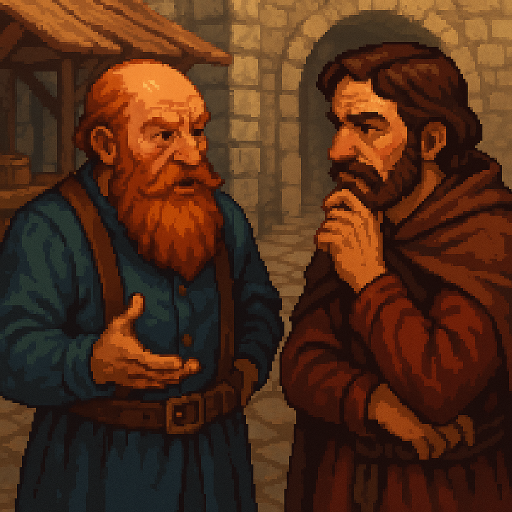
#> input picture img/merchants.png, 1024 x 1024 px, found by its file name (shown at 1/2 size); its folder holds only this picture in this run
$ python process_image.py
#> lines starting #> are read from the running program, lines starting #| are printed output that depends on the picture; after the words box and inside, x2 and y2 are one past the last pixel; in counts of white or black regions, pixels touching at a corner belong together
from PIL import Image, ImageDraw

def round_corners_with_border(input_path, output_path, radius=50, border_size=10, border_color=(128, 128, 128, 255)):
    """Rounds the corners of an image and adds a solid grey border."""
#> called with input_path = 'img/merchants.png', output_path = 'img/merchants_rounded.png', radius = 50, border_size = 4, border_color = (128, 128, 128, 255)
    img = Image.open(input_path).convert("RGBA")  # Ensure transparency support
    width, height = img.size
#> width = 1024; height = 1024

    # Increase canvas size to fit the border
    new_width, new_height = width + 2 * border_size, height + 2 * border_size
#> new_width = 1032; new_height = 1032
    bordered_img = Image.new("RGBA", (new_width, new_height), border_color)  # Start with solid grey

    # Create a transparent mask with rounded corners for the border
    border_mask = Image.new("L", (new_width, new_height), 0)
#> border_mask: PIL image 1032x1032 L; every value is 0
    draw = ImageDraw.Draw(border_mask)
    draw.rounded_rectangle((0, 0, new_width, new_height), radius=radius + border_size, fill=255)

    # Apply the border mask (ensures correct transparency)
    bordered_img.putalpha(border_mask)
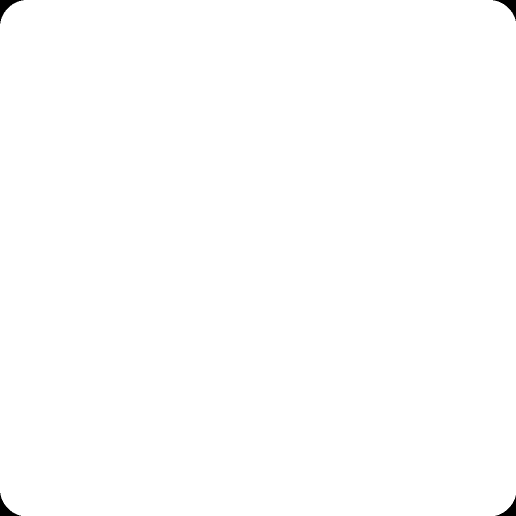
#> border_mask: PIL image 1032x1032 L (shown at 1/2 size); 99.8% white; 4 black regions, box (x1, y1, x2, y2) and area: (0, 0, 47, 47) 642, (986, 0, 1032, 42) 595, (0, 986, 42, 1032) 595, (991, 991, 1032, 1032) 549
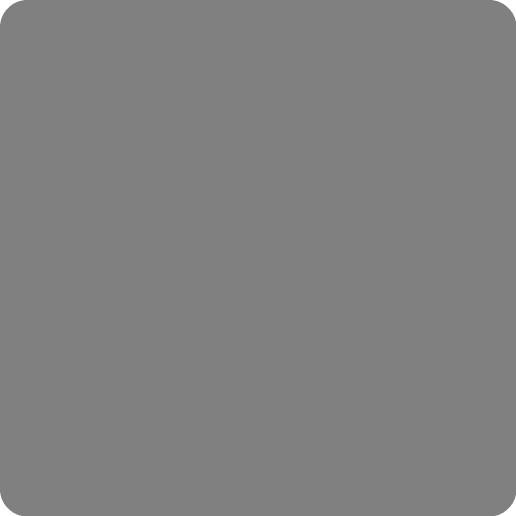
#> bordered_img: PIL image 1032x1032 RGBA (shown at 1/2 size); mean R, G, B, A 128, 128, 128, 254.4; transparent parts drawn white

    # Create another mask for the **inner image**
    inner_mask = Image.new("L", (width, height), 0)
#> inner_mask: PIL image 1024x1024 L; every value is 0
    draw = ImageDraw.Draw(inner_mask)
    draw.rounded_rectangle((0, 0, width, height), radius=radius, fill=255)

    # Ensure the inner image is pasted at the correct size
    img = img.resize((width, height))  # Ensure it matches expected dimensions

    # Paste the original image onto the bordered image with the inner mask
    bordered_img.paste(img, (border_size, border_size), inner_mask)
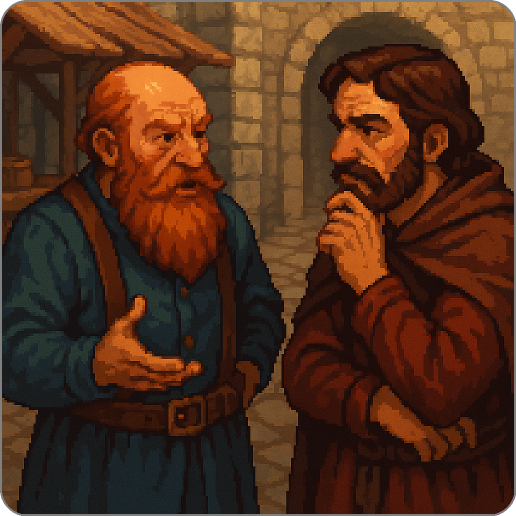
#> bordered_img: PIL image 1032x1032 RGBA (shown at 1/2 size); mean R, G, B, A 81.7, 46.5, 26.7, 254.4; transparent parts drawn white

    # Save the final image
    bordered_img.save(output_path, format="PNG")

# Usage
for s in ["img/merchants"]:
    round_corners_with_border(f"{s}.png", f"{s}_rounded.png", radius=50, border_size=4)
